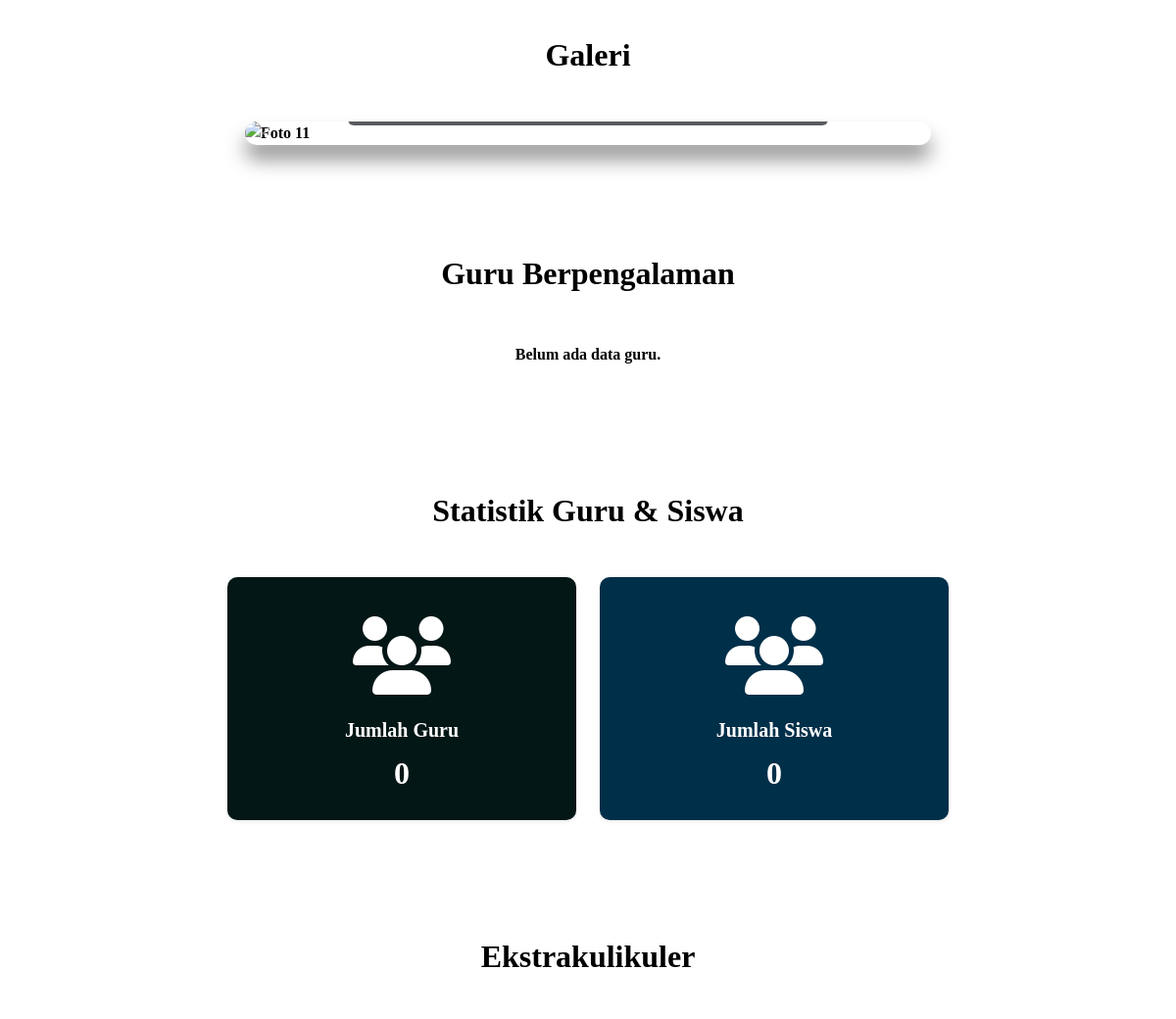
The app's page /beranda.php (middle part), older data.
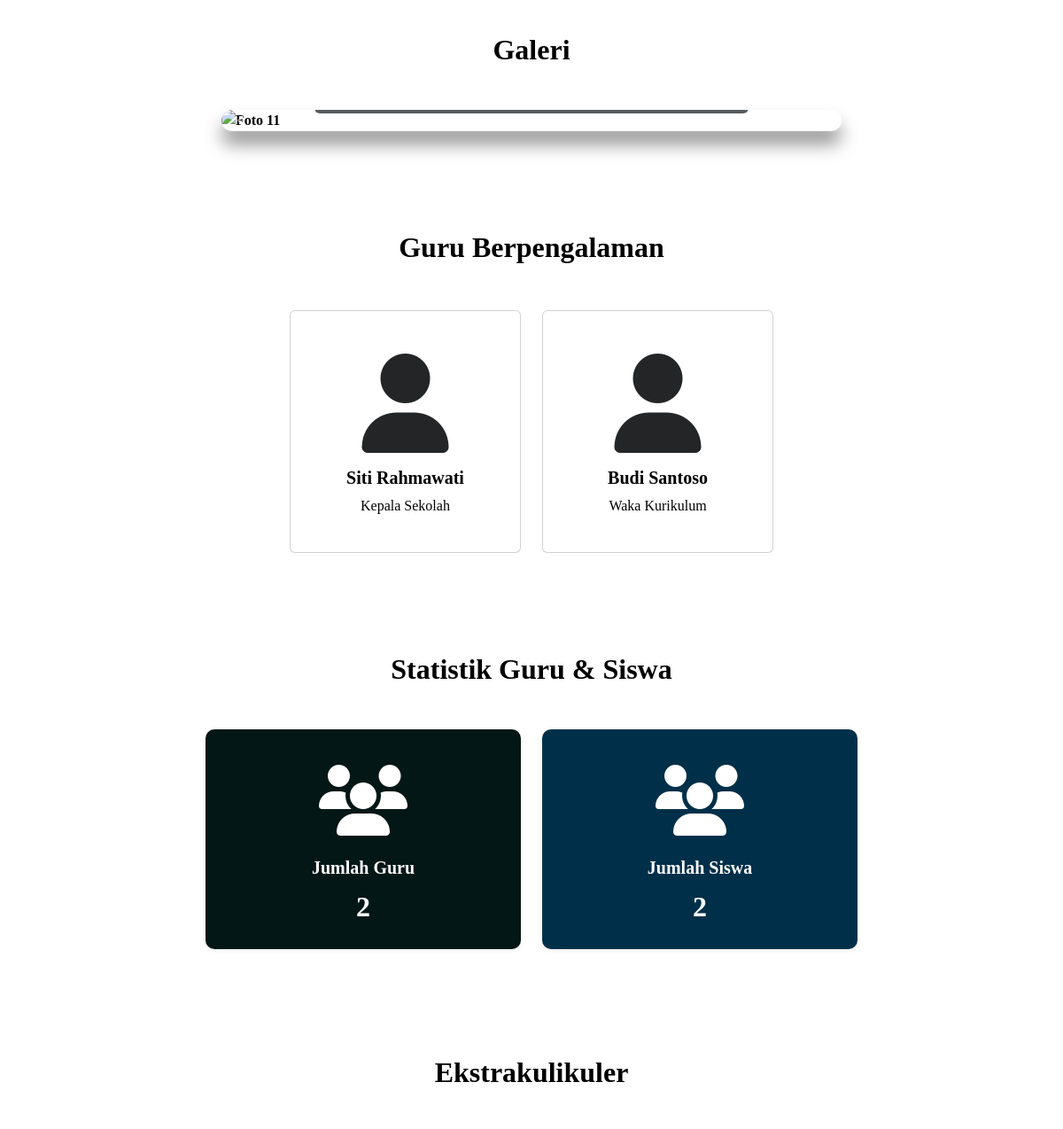
The same page, newer data.
### tables this page shows
CREATE TABLE data_guru (
  id INT AUTO_INCREMENT PRIMARY KEY,
  nip VARCHAR(32) NOT NULL,
  nama  VARCHAR(100) NOT NULL,
  jenis_kelamin enum('laki-laki','perempuan') NOT NULL,
  alamat TEXT NOT NULL,
  jabatan VARCHAR(64) NOT NULL,
  statuss VARCHAR(16) NOT NULL
);

### beranda.php (the view, shortened to what the changed rows need)
<?php
include 'config.php';
$queryGuru = mysqli_query($conn, "SELECT COUNT(*) as total FROM data_guru");
$dataGuru = mysqli_fetch_assoc($queryGuru);
$jumlahGuru = $dataGuru['total'];
$querySiswa = mysqli_query($conn, "SELECT COUNT(*) as total FROM data_siswa");
$dataSiswa = mysqli_fetch_assoc($querySiswa);
$jumlahSiswa = $dataSiswa['total'];
?>
<!DOCTYPE html>
<html lang="en" data-bs-theme="light">
<head>
    <link href="https://cdn.jsdelivr.net/npm/bootstrap@5.3.2/dist/css/bootstrap.min.css" rel="stylesheet">
    <link href="https://cdn.jsdelivr.net/npm/bootstrap-icons@1.10.5/font/bootstrap-icons.css" rel="stylesheet">
    <link href="https://unpkg.com/aos@2.3.1/dist/aos.css" rel="stylesheet">
    <link rel="stylesheet" href="https://cdnjs.cloudflare.com/ajax/libs/font-awesome/6.5.0/css/all.min.css">
    <link rel="stylesheet" href="beranda.css">
    <link rel="stylesheet" href="https://cdn.jsdelivr.net/npm/swiper@11/swiper-bundle.min.css"/>
</head>
    <body>
        <section id="galeri" class="container mt-5">
            <h2 class="text-center fw-bold mb-5">Galeri</h2>
        </section>
        <div id="guru" class="container py-3 mb-5 mx-auto">
            <h2 class="text-center fw-bold mb-1 py-5">Guru Berpengalaman</h2>
            <div class="row g-4 justify-content-center">
                <?php
                include 'config.php';
                $queryGuru = mysqli_query($conn, "SELECT nama, jabatan FROM data_guru LIMIT 4");
                if (mysqli_num_rows($queryGuru) > 0) {
                    while ($row = mysqli_fetch_assoc($queryGuru)) {
                        ?>
                        <div class="col-md-3 c-a ">
                            <div class="card bg-body">
                                <i class="fa fa-user fa-7x mt-5" style="margin: 0 auto; display: block; color: #232526;"></i>
                                <div class="card-body text-center">
                                    <h5 class="card-title fw-bold"><?= htmlspecialchars($row['nama']); ?></h5>
                                    <p class="card-text fw-light"><?= htmlspecialchars($row['jabatan']); ?></p>
                                </div>
                            </div>
                        </div>
                        <?php
                    }
                } else {
                    echo "<p class='text-center'>Belum ada data guru.</p>";
                }
                ?>
            </div>
        </div>
        <div id="statistik" class="container mt-5 mb-4 py-5">
            <h2 class="mb-5 fw-bold text-center">Statistik Guru & Siswa</h2>
            <div class="row justify-content-center text-center g-4">
                <div class="col-10 col-sm-6 col-md-4">
                    <div class="cardd text-white shadow-sm" style="background: #031716;">
                        <div class="card-body py-4">
                            <i class="fa-solid fa-users fa-5x mb-4 mt-3"></i>
                            <h5 class="fw-semibold">Jumlah Guru</h5>
                            <div class="stat-number fw-bold fs-2" data-target="<?php echo $jumlahGuru; ?>">
                                <?php echo $jumlahGuru; ?>
                            </div>
                        </div>
                    </div>
                </div>
                <div class="col-10 col-sm-6 col-md-4">
                    <div class="cardd text-white shadow-sm" style="background: #002f49;">
                        <div class="card-body2 py-4">
                            <i class="fa-solid fa-users fa-5x mb-4 mt-3"></i>
                            <h5 class="fw-semibold">Jumlah Siswa</h5>
                            <div class="stat-number fw-bold fs-2" data-target="<?php echo $jumlahSiswa; ?>">
                                <?php echo $jumlahSiswa; ?>
                            </div>
                        </div>
                    </div>
                </div>
            </div>
        </div>
        <section id="ekskul" class=" bs-body py-5">
            <div class="container">
                <h2 class="mb-5 text-center fw-bold">Ekstrakulikuler</h2>
            </div>
        </section>
</body>
</html>

Row changes from the older to the newer data that the page shows:
added data_guru: nama "Siti Rahmawati", jabatan "Kepala Sekolah"
added data_guru: nama "Budi Santoso", jabatan "Waka Kurikulum"
Text that changed along with them:
$jumlahGuru: "0" → "2"
$jumlahSiswa: "0" → "2"
text no longer shown: "Belum ada data guru."
